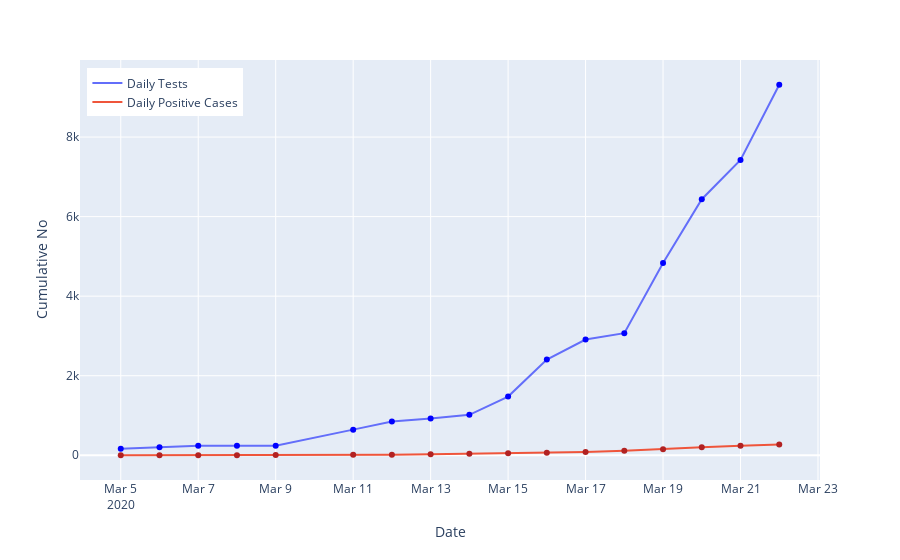

Write notebook code for a chart like this one.
### Code cell
df_long = pd.melt(df_wide, id_vars=['date'], value_vars=['cumulative_tests','cum_cases'])
fig = px.line(df_long, x='date', y='value', color='variable')

fig.update_layout(
    title="",
    xaxis_title="Date",
    yaxis_title="Cumulative No",
    hovermode= 'x',
    legend=dict(x=0.01, y=.98),
    xaxis=dict(fixedrange=True),
    yaxis=dict(fixedrange=True),
)

# Point markers
fig.add_trace(go.Scatter(x=df_wide['date'], y=df_wide['cumulative_tests'],mode='markers', hoverinfo='skip',
                        marker=dict(color='blue'), showlegend = False))

fig.add_trace(go.Scatter(x=df_wide['date'], y=df_wide['cum_cases'],mode='markers', hoverinfo='skip',
                        marker=dict(color='firebrick'), showlegend = False))

fig.data[0].name = "Daily Tests"
fig.data[1].name = "Daily Positive Cases"

fig.data[0].hovertemplate = '%{y}'
fig.data[1].hovertemplate = '%{y}'
fig.show(config = dict(displayModeBar=False))

### Figure 1 — Plotly figure (JSON) as saved in the notebook; plotly's stock layout.template omitted (floating-point values rounded to 4 significant figures)
{"data": [{"hoverlabel": {"namelength": 0}, "hovertemplate": "%{y}", "legendgroup": "variable=cumulative_tests", "line": {"color": "#636efa", "dash": "solid"}, "mode": "lines", "name": "Daily Tests", "showlegend": true, "type": "scatter", "x": ["2020-03-05T00:00:00", "2020-03-06T00:00:00", "2020-03-07T00:00:00", "2020-03-08T00:00:00", "2020-03-09T00:00:00", "2020-03-11T00:00:00", "2020-03-12T00:00:00", "2020-03-13T00:00:00", "2020-03-14T00:00:00", "2020-03-15T00:00:00", "2020-03-16T00:00:00", "2020-03-17T00:00:00", "2020-03-18T00:00:00", "2020-03-19T00:00:00", "2020-03-20T00:00:00", "2020-03-21T00:00:00", "2020-03-22T00:00:00"], "xaxis": "x", "y": [164, 200, 241, 241, 241, 645, 848, 924, 1017, 1476, 2405, 2911, 3070, 4832, 6438, 7425, 9315], "yaxis": "y"}, {"hoverlabel": {"namelength": 0}, "hovertemplate": "%{y}", "legendgroup": "variable=cum_cases", "line": {"color": "#EF553B", "dash": "solid"}, "mode": "lines", "name": "Daily Positive Cases", "showlegend": true, "type": "scatter", "x": ["2020-03-05T00:00:00", "2020-03-06T00:00:00", "2020-03-07T00:00:00", "2020-03-08T00:00:00", "2020-03-09T00:00:00", "2020-03-11T00:00:00", "2020-03-12T00:00:00", "2020-03-13T00:00:00", "2020-03-14T00:00:00", "2020-03-15T00:00:00", "2020-03-16T00:00:00", "2020-03-17T00:00:00", "2020-03-18T00:00:00", "2020-03-19T00:00:00", "2020-03-20T00:00:00", "2020-03-21T00:00:00", "2020-03-22T00:00:00"], "xaxis": "x", "y": [1, 1, 2, 3, 7, 13, 16, 24, 38, 51, 62, 85, 116, 150, 202, 240, 274], "yaxis": "y"}, {"hoverinfo": "skip", "marker": {"color": "blue"}, "mode": "markers", "showlegend": false, "type": "scatter", "x": ["2020-03-05T00:00:00", "2020-03-06T00:00:00", "2020-03-07T00:00:00", "2020-03-08T00:00:00", "2020-03-09T00:00:00", "2020-03-11T00:00:00", "2020-03-12T00:00:00", "2020-03-13T00:00:00", "2020-03-14T00:00:00", "2020-03-15T00:00:00", "2020-03-16T00:00:00", "2020-03-17T00:00:00", "2020-03-18T00:00:00", "2020-03-19T00:00:00", "2020-03-20T00:00:00", "2020-03-21T00:00:00", "2020-03-22T00:00:00"], "y": [164, 200, 241, 241, 241, 645, 848, 924, 1017, 1476, 2405, 2911, 3070, 4832, 6438, 7425, 9315]}, {"hoverinfo": "skip", "marker": {"color": "firebrick"}, "mode": "markers", "showlegend": false, "type": "scatter", "x": ["2020-03-05T00:00:00", "2020-03-06T00:00:00", "2020-03-07T00:00:00", "2020-03-08T00:00:00", "2020-03-09T00:00:00", "2020-03-11T00:00:00", "2020-03-12T00:00:00", "2020-03-13T00:00:00", "2020-03-14T00:00:00", "2020-03-15T00:00:00", "2020-03-16T00:00:00", "2020-03-17T00:00:00", "2020-03-18T00:00:00", "2020-03-19T00:00:00", "2020-03-20T00:00:00", "2020-03-21T00:00:00", "2020-03-22T00:00:00"], "y": [1, 1, 2, 3, 7, 13, 16, 24, 38, 51, 62, 85, 116, 150, 202, 240, 274]}], "layout": {"hovermode": "x", "legend": {"tracegroupgap": 0, "x": 0.01, "y": 0.98}, "margin": {"t": 60}, "title": {"text": ""}, "xaxis": {"anchor": "y", "domain": [0, 1], "fixedrange": true, "title": {"text": "Date"}}, "yaxis": {"anchor": "x", "domain": [0, 1], "fixedrange": true, "title": {"text": "Cumulative No"}}}}
